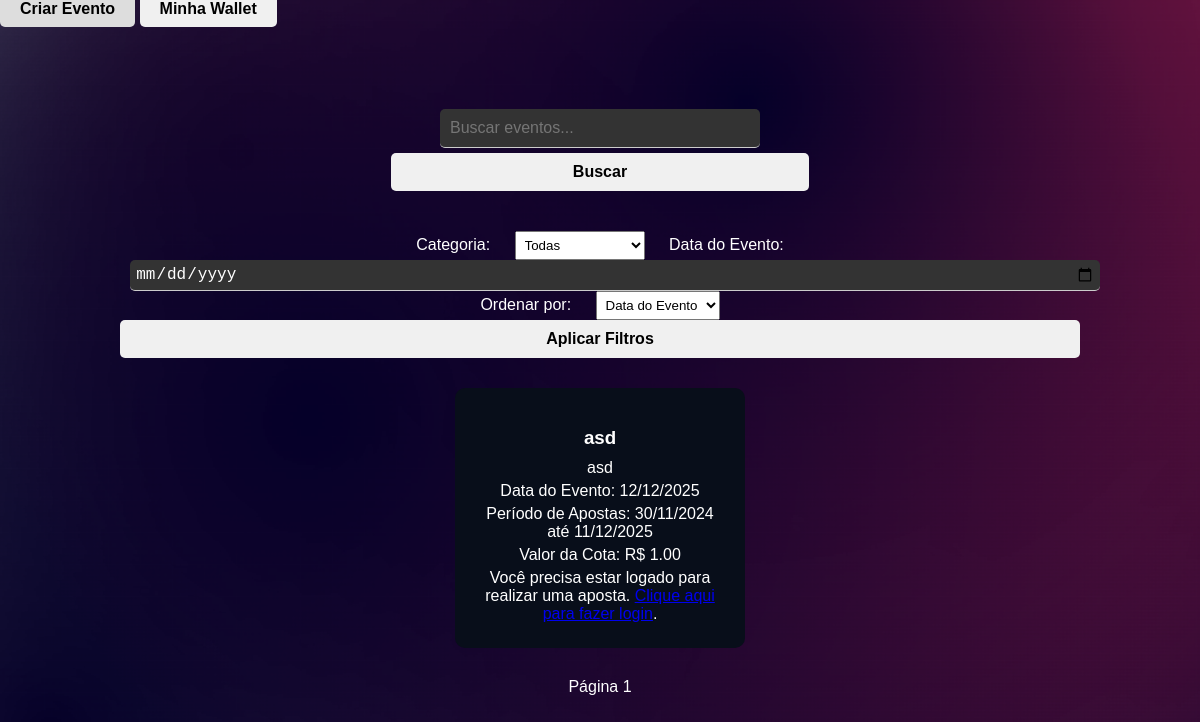
Before: /pesquisar_evento with the older database file.
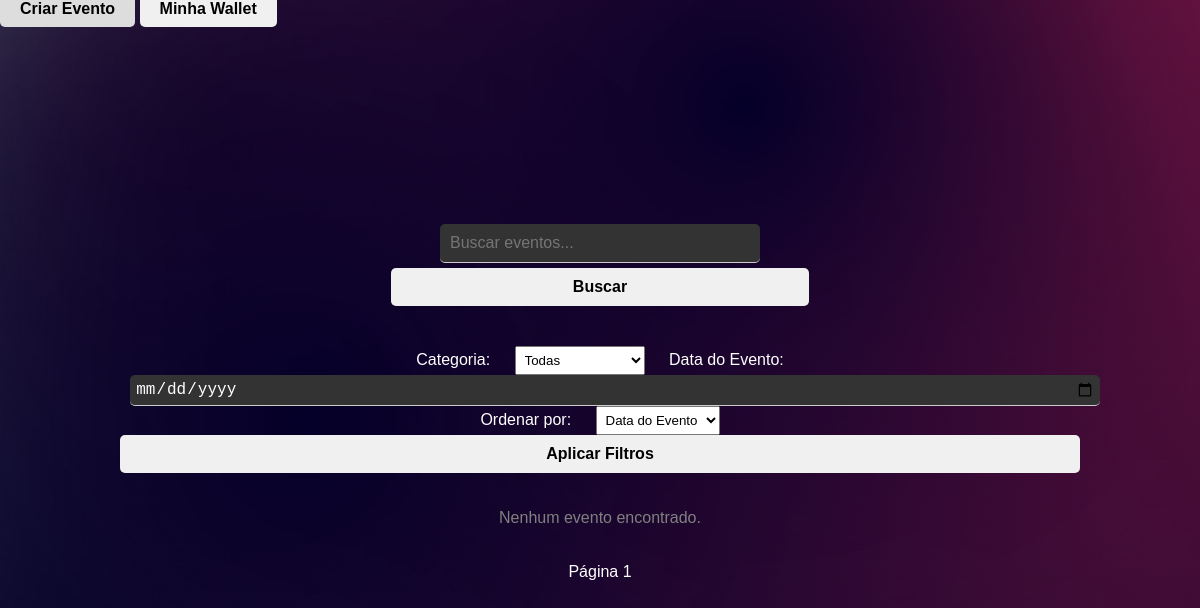
After: the same page with the newer database file.
### tables this page shows
CREATE TABLE eventos (
        id INTEGER PRIMARY KEY AUTOINCREMENT,
        titulo TEXT NOT NULL,
        descricao TEXT NOT NULL,
        valor_cota REAL NOT NULL CHECK (valor_cota >= 1.00),
        data_evento DATE NOT NULL,
        data_inicio_apostas DATE NOT NULL,
        data_fim_apostas DATE NOT NULL,
        status TEXT NOT NULL DEFAULT 'pendente',
        id_criador INTEGER NOT NULL,
        data_criacao TIMESTAMP DEFAULT CURRENT_TIMESTAMP,
        FOREIGN KEY (id_criador) REFERENCES usuarios(id) ON DELETE CASCADE
    );

### app.py (the view, shortened to what this page needs)
@app.route('/pesquisar_evento', methods=['GET'])
def pesquisar_evento():
    query = request.args.get('query', '')
    categoria_id = request.args.get('categoria', '')
    data = request.args.get('data', '')
    ordenacao = request.args.get('ordenacao', '')
    page = int(request.args.get('page', 1))
    per_page = 10
    offset = (page - 1) * per_page
    conn = sqlite3.connect(database_path)
    cursor = conn.cursor()
    sql = '''
        SELECT DISTINCT eventos.*
        FROM eventos
        LEFT JOIN eventos_categorias ON eventos.id = eventos_categorias.id_evento
        WHERE eventos.status = 'aprovado'
        AND eventos.data_evento >= date('now')
    '''
    params = []
    if query:
        sql += ' AND (eventos.titulo LIKE ? OR eventos.descricao LIKE ?)'
        params.extend(['%' + query + '%', '%' + query + '%'])
    if categoria_id:
        sql += ' AND eventos_categorias.id_categoria = ?'
        params.append(categoria_id)
    if ordenacao:
        if ordenacao == 'popularidade':
            sql += ' ORDER BY (SELECT COUNT(*) FROM apostas WHERE apostas.id_evento = eventos.id) DESC'
        elif ordenacao == 'valor_cota':
            sql += ' ORDER BY eventos.valor_cota DESC'
        else:
            sql += ' ORDER BY eventos.data_evento ASC'
    else:
        sql += ' ORDER BY eventos.data_evento ASC'
    sql += ' LIMIT ? OFFSET ?'
    params.extend([per_page, offset])
    cursor.execute(sql, params)
    eventos = cursor.fetchall()
    cursor.execute('SELECT * FROM categorias_eventos')
    categorias = cursor.fetchall()
    conn.close()
    return render_template('pesquisar_evento.html', eventos=eventos, query=query, categorias=categorias,
                           categoria_id=categoria_id, data=data, ordenacao=ordenacao, page=page, per_page=per_page)

### app.py (called while the page is built)
@app.template_filter('formatdate')
def format_date(value):
    if not value:
        return ""
    try:
        date_obj = datetime.strptime(value, '%Y-%m-%d')
        return date_obj.strftime('%d/%m/%Y')
    except ValueError:
        return value

### templates/pesquisar_evento.html (shortened to what this page needs)
<!DOCTYPE html>
<html lang="pt-BR">
<head>
    <link rel="stylesheet" href="{{ url_for('static', filename='css/styles.css') }}">
</head>
<body>
    <div class="top-bar">
        <a href="{{ url_for('criar_evento') }}" class="wallet-button">Criar Evento</a>
        <a href="{{ url_for('gerenciar_carteira') }}" class="wallet-button">Minha Wallet</a>
    </div>
    <div class="search-container">
        <form action="{{ url_for('pesquisar_evento') }}" method="GET">
            <input type="text" name="query" placeholder="Buscar eventos..." value="{{ query }}" required>
            <button type="submit">Buscar</button>
        </form>
    </div>
    <div class="filters-container">
        <form action="{{ url_for('pesquisar_evento') }}" method="GET">
            <label for="categoria">Categoria:</label>
            <select name="categoria" id="categoria">
                <option value="">Todas</option>
            </select>
            <label for="data">Data do Evento:</label>
            <input type="date" name="data" id="data" value="{{ data }}">
            <label for="ordenacao">Ordenar por:</label>
            <select name="ordenacao" id="ordenacao">
                <option value="data" {% if ordenacao == 'data' or ordenacao == '' %}selected{% endif %}>Data do Evento</option>
            </select>
            <button type="submit">Aplicar Filtros</button>
        </form>
    </div>
    <div class="eventos-container">
        {% if eventos %}
            {% for evento in eventos %}
                <div class="evento-card">
                    <h3>{{ evento[1] }}</h3>
                    <p>{{ evento[2] }}</p>
                    <p>Data do Evento: {{ evento[4]|formatdate }}</p>
                    <p>Período de Apostas: {{ evento[5]|formatdate }} até {{ evento[6]|formatdate }}</p>
                    <p>Valor da Cota: R$ {{ '{:.2f}'.format(evento[3]) }}</p>
                    {% if session.get('logged_in') %}
                        <button onclick="openModal('{{ evento[0] }}', '{{ evento[1] }}', 'sim')">Apostar Sim</button>
                        <button onclick="openModal('{{ evento[0] }}', '{{ evento[1] }}', 'nao')">Apostar Não</button>
                    {% else %}
                        <p>Você precisa estar logado para realizar uma aposta. <a href="{{ url_for('login') }}">Clique aqui para fazer login</a>.</p>
                    {% endif %}
                </div>
            {% endfor %}
        {% else %}
            <p class="no-events-message">Nenhum evento encontrado.</p>
        {% endif %}
    </div>
    <div class="pagination">
        <span>Página {{ page }}</span>
    </div>
</body>
</html>

Changed rows visible on the page:
no longer on this page (row edited): eventos: titulo "asd", descricao "asd", data_evento "12/12/2025", data_inicio_apostas "30/11/2024", data_fim_apostas "11/12/2025", valor_cota "1.00"
Other visible differences:
text now shown: "Nenhum evento encontrado."
